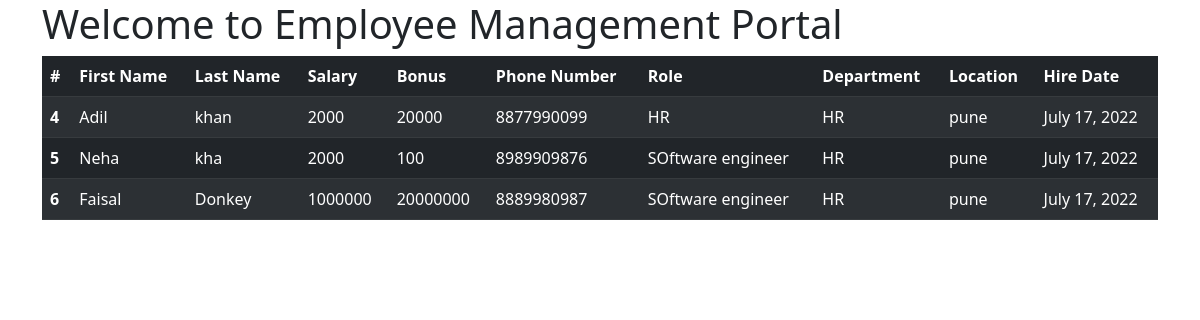
The app's page /all_emp with its own data.
### Portal/models.py (models this page shows, shortened)
class Employee(models.Model):
    first_name=models.CharField(max_length=100)
    last_name=models.CharField(max_length=100)
    dept = models.ForeignKey(Department,on_delete=models.CASCADE)
    salary=models.IntegerField(default=0)
    bonus=models.IntegerField(default=0)
    roles = models.ForeignKey(Roles,on_delete=models.CASCADE)
    phone=models.IntegerField(default=0)
    hire_date = models.DateField()
    def __str__(self):
        return "%s %s %s" %(self.first_name,self.last_name,self.phone)

class Roles(models.Model):
    name=models.CharField(max_length=100,null=False)

class Department(models.Model):
    name=models.CharField(max_length=100,null=False)
    location=models.CharField(max_length=100)

### Portal/views.py (the view)
# urls.py: path("all_emp",views.all_emp,name='all_emp'),
def all_emp(request):
   emps = Employee.objects.all()
   context={
    'emps':emps
   }
   print(context)
   return render(request,'view_emp.html',context)

### Portal/templates/view_emp.html (shortened to what this page needs)
<!doctype html>
<html lang="en">
  <head>
    <link href="https://cdn.jsdelivr.net/npm/bootstrap@5.2.0-beta1/dist/css/bootstrap.min.css" rel="stylesheet">
  </head>
  <body>
    <div class="container">
    <h1>Welcome to Employee Management Portal</h1>
    <table class="table table-dark table-striped">
        <thead>
          <tr>
            <th scope="col">#</th>
            <th scope="col">First Name</th>
            <th scope="col">Last Name</th>
            <th scope="col">Salary</th>
            <th scope="col">Bonus</th>
            <th scope="col">Phone Number</th>
            <th scope="col">Role</th>
            <th scope="col">Department</th>
            <th scope="col">Location</th>
            <th scope="col">Hire Date</th>
          </tr>
        </thead>
        <tbody>
            {% for  emp in emps  %}
          <tr>
            <th scope="row">{{emp.id}}</th>
            <td>{{emp.first_name}}</td>
            <td>{{emp.last_name}}</td>
            <td>{{emp.salary}}</td>
            <td>{{emp.bonus}}</td>
            <td>{{emp.phone}}</td>
            <td>{{emp.roles.name}}</td>
            <td>{{emp.dept.name}}</td>
            <td>{{emp.dept.location}}</td>
            <td>{{emp.hire_date}}</td>
          </tr>
          {% endfor %}
        </tbody>
      </table>
    </div>
  </body>
</html>

### records on screen
Employee: id "4", first_name "Adil", last_name "khan", salary "2000", bonus "20000", phone "8877990099", roles.name "HR", dept.name "HR", dept.location "pune", hire_date "July 17, 2022"
Employee: id "5", first_name "Neha", last_name "kha", salary "2000", bonus "100", phone "8989909876", roles.name "SOftware engineer", dept.name "HR", dept.location "pune", hire_date "July 17, 2022"
Employee: id "6", first_name "Faisal", last_name "Donkey", salary "1000000", bonus "20000000", phone "8889980987", roles.name "SOftware engineer", dept.name "HR", dept.location "pune", hire_date "July 17, 2022"
